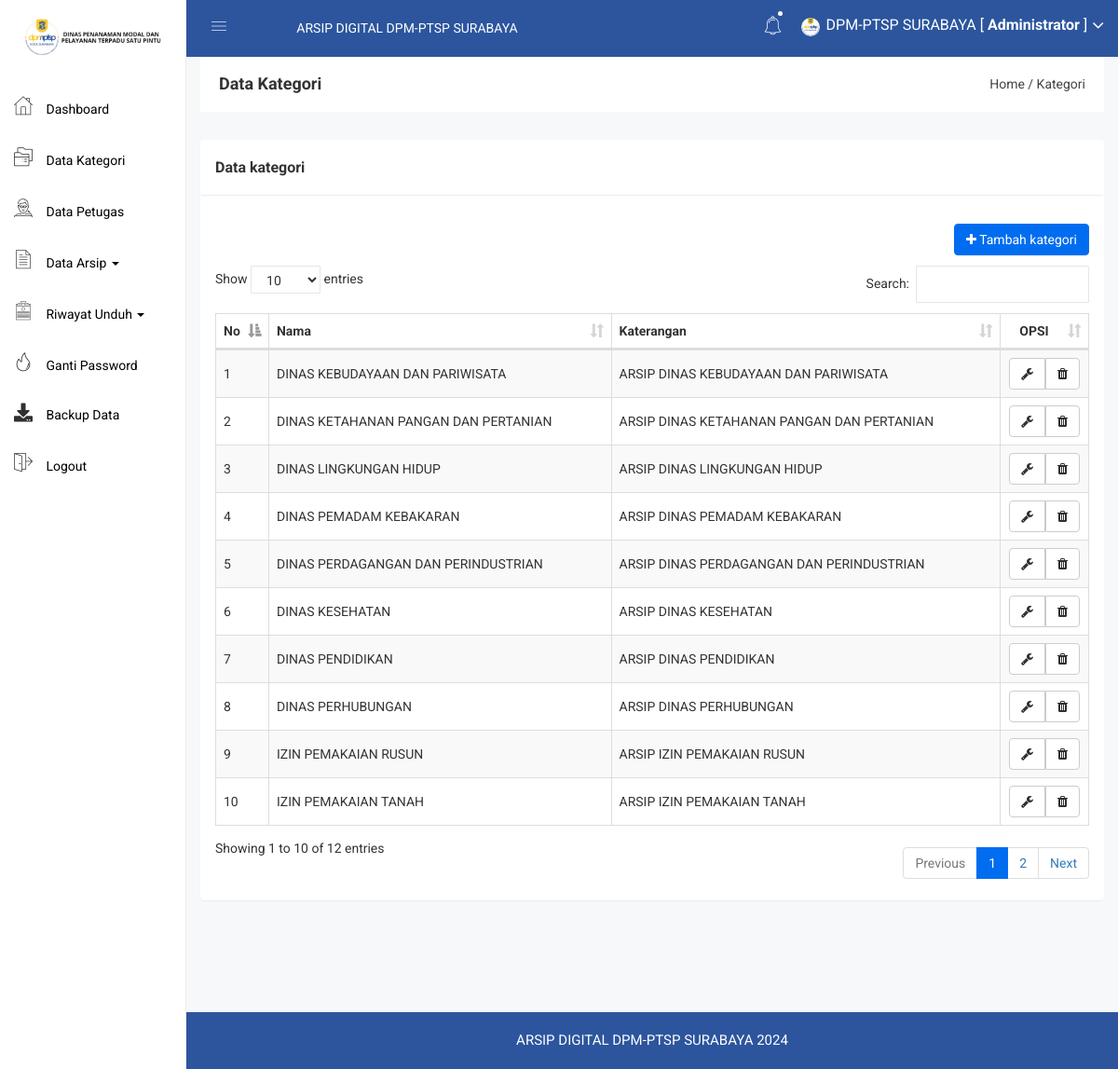
Page /admin/kategori.php (signed in) on the committed database.
### tables this page shows
CREATE TABLE `kategori` (
  `kategori_id` int(11) NOT NULL,
  `kategori_nama` varchar(255) NOT NULL,
  `kategori_keterangan` text NOT NULL
);

### admin/kategori.php (the view)
<?php include 'header.php'; ?>
<div class="breadcome-area">
    <div class="container-fluid">
        <div class="row">
            <div class="col-lg-12 col-md-12 col-sm-12 col-xs-12">
                <div class="breadcome-list">
                    <div class="row">
                        <div class="col-lg-6 col-md-6 col-sm-6 col-xs-12">
                            <div class="breadcome-heading">
                                <h4 style="margin-bottom: 0px">Data Kategori</h4>
                            </div>
                        </div>
                        <div class="col-lg-6 col-md-6 col-sm-6 col-xs-12">
                            <ul class="breadcome-menu" style="padding-top: 0px">
                                <li><a href="index.php#">Home</a> <span class="bread-slash">/</span></li>
                                <li><span class="bread-blod">Kategori</span></li>
                            </ul>
                        </div>
                    </div>
                </div>
            </div>
        </div>
    </div>
</div>
<div class="container-fluid">
    <div class="panel panel">
        <div class="panel-heading">
            <h3 class="panel-title">Data kategori</h3>
        </div>
        <div class="panel-body">
            <div class="pull-right">
                <a href="kategori_tambah.php" class="btn btn-primary"><i class="fa fa-plus"></i> Tambah kategori</a>
            </div>
            <br>
            <br>
            <br>
            <table id="table" class="table table-bordered table-striped table-hover table-datatable">
                <thead>
                    <tr>
                        <th width="1%">No</th>
                        <th>Nama</th>
                        <th>Katerangan</th>
                        <th class="text-center" width="10%">OPSI</th>
                    </tr>
                </thead>
                <tbody>
                    <?php
                    include '../koneksi.php';
                    $no = 1;
                    $kategori = mysqli_query($koneksi,"SELECT * FROM kategori");
                    while($p = mysqli_fetch_array($kategori)){
                        ?>
                        <tr>
                            <td><?php echo $no++; ?></td>
                            <td><?php echo $p['kategori_nama'] ?></td>
                            <td><?php echo $p['kategori_keterangan'] ?></td>
                            <td class="text-center">
                                <?php
                                if($p['kategori_id'] != 1){
                                    ?>
                                    <div class="btn-group">
                                        <a href="kategori_edit.php?id=<?php echo $p['kategori_id']; ?>" class="btn btn-default"><i class="fa fa-wrench"></i></a>
                                        <a href="kategori_hapus.php?id=<?php echo $p['kategori_id']; ?>" class="btn btn-default"><i class="fa fa-trash"></i></a>
                                    </div>
                                    <?php
                                }
                                ?>
                            </td>
                        </tr>
                        <?php
                    }
                    ?>
                </tbody>
            </table>
        </div>
    </div>
</div>
<?php include 'footer.php'; ?>

### admin/header.php (shortened to what this page needs)
<!doctype html>
<html>
<head>
    <link rel="stylesheet" href="https://cdnjs.cloudflare.com/ajax/libs/font-awesome/5.15.4/css/all.min.css">
    <link rel="stylesheet" href="../assets/css/bootstrap.min.css">
    <link rel="stylesheet" href="../assets/css/font-awesome.min.css">
    <link rel="stylesheet" href="../assets/css/owl.carousel.css">
    <link rel="stylesheet" href="../assets/css/owl.theme.css">
    <link rel="stylesheet" href="../assets/css/owl.transitions.css">
    <link rel="stylesheet" href="../assets/css/animate.css">
    <link rel="stylesheet" href="../assets/css/normalize.css">
    <link rel="stylesheet" href="../assets/css/meanmenu.min.css">
    <link rel="stylesheet" href="../assets/css/main.css">
    <link rel="stylesheet" href="../assets/css/educate-custon-icon.css">
    <link rel="stylesheet" href="../assets/css/morrisjs/morris.css">
    <link rel="stylesheet" href="../assets/css/scrollbar/jquery.mCustomScrollbar.min.css">
    <link rel="stylesheet" href="../assets/css/metisMenu/metisMenu.min.css">
    <link rel="stylesheet" href="../assets/css/metisMenu/metisMenu-vertical.css">
    <link rel="stylesheet" href="../assets/css/calendar/fullcalendar.min.css">
    <link rel="stylesheet" href="../assets/css/calendar/fullcalendar.print.min.css">
    <link rel="stylesheet" href="../assets/style.css">
    <link rel="stylesheet" href="../assets/css/responsive.css">
    <link rel="stylesheet" href="../assets/css/style.css">
    <link rel="stylesheet" type="text/css" href="../assets/js/DataTables/datatables.css">
</head>
<body>
<div class="left-sidebar-pro">
        <nav id="sidebar" class="">
            <div class="sidebar-header">
            <a href="index.html" style="display: block; padding-top: 20px; pointer-events: none;">
            <img class="main-logo" src="../assets/img/logo/dpmptsp.png" alt="" />
            </a>
            </div>
            <div class="left-custom-menu-adp-wrap comment-scrollbar">
                <nav class="sidebar-nav left-sidebar-menu-pro" style="margin-top: 30px">
                    <ul class="metismenu" id="menu1">
                        <li class="active">
                            <a href="index.php">
                                <span class="educate-icon educate-home icon-wrap"></span>
                                <span class="mini-click-non">Dashboard</span>
                            </a>
                        </li>
                        <li>
                            <a href="kategori.php" aria-expanded="false"><span class="educate-icon educate-course icon-wrap sub-icon-mg" aria-hidden="true"></span> <span class="mini-click-non">Data Kategori</span></a>
                        </li>
                        <li>
                            <a href="petugas.php" aria-expanded="false"><span class="educate-icon educate-professor icon-wrap sub-icon-mg" aria-hidden="true"></span> <span class="mini-click-non">Data Petugas</span></a>
                        </li>
                        <li class="dropdown">
                            <a href="#" class="dropdown-toggle" data-toggle="dropdown" aria-expanded="false">
                                <span class="educate-icon educate-data-table icon-wrap sub-icon-mg" aria-hidden="true"></span>
                                <span class="mini-click-non">Data Arsip</span>
                                <span class="caret"></span>
                            </a>
                        </li>
                        <li class="dropdown">
                            <a href="#" class="dropdown-toggle" data-toggle="dropdown" aria-expanded="false">
                                <span class="educate-icon educate-form icon-wrap sub-icon-mg" aria-hidden="true"></span>
                                <span class="mini-click-non">Riwayat Unduh</span>
                                <span class="caret"></span>
                            </a>
                        </li>
                        <li>
                            <a href="gantipassword.php" aria-expanded="false"><span class="educate-icon educate-danger icon-wrap sub-icon-mg" aria-hidden="true"></span> <span class="mini-click-non">Ganti Password</span></a>
                        </li>
                        <li>
                            <a href="backup.php" aria-expanded="false">
                            <span class="fas fa-download icon-wrap sub-icon-mg" aria-hidden="true"></span>
                            <span class="mini-click-non">Backup Data</span>
                            </a>
                        </li>
                        <li>
                            <a href="logout.php" aria-expanded="false"><span class="educate-icon educate-pages icon-wrap sub-icon-mg" aria-hidden="true"></span> <span class="mini-click-non">Logout</span></a>
                        </li>
                    </ul>
                </nav>
            </div>
        </nav>
    </div>
    <div class="all-content-wrapper">
        <div class="container-fluid">
            <div class="row" style="background-color: #2C559E;">
                <div class="col-lg-12 col-md-12 col-sm-12 col-xs-12" style="background-color: #2C559E;">
                    <div class="logo-pro">
                        <a href="index.html"><img class="main-logo" src="../assets/img/logo/dpmptsp.png" alt="" /></a>
                    </div>
                </div>
            </div>
        </div>
        <div class="header-advance-area">
            <div class="header-top-area">
                <div class="container-fluid">
                    <div class="row">
                        <div class="col-lg-12 col-md-12 col-sm-12 col-xs-12" style="background-color: #2C559E;">
                            <div class="header-top-wraper">
                                <div class="row">
                                    <div class="col-lg-1 col-md-0 col-sm-12 col-xs-12" style="background-color: #2C559E;">
                                        <div class="menu-switcher-pro">
                                            <button type="button" id="sidebarCollapse" class="btn bar-button-pro header-drl-controller-btn btn-info navbar-btn" style="background-color: #2C559E;">
                                                <i class="educate-icon educate-nav"></i>
                                            </button>
                                        </div>
                                    </div>
                                    <div class="col-lg-5 col-md-6 col-sm-12 col-xs-12" style="background-color: #2C559E;">
                                        <div class="header-top-menu tabl-d-n">
                                            <ul class="nav navbar-nav mai-top-nav">
                                                <li class="nav-item"><a href="#" class="nav-link">ARSIP DIGITAL DPM-PTSP SURABAYA</a></li>
                                            </ul>
                                        </div>
                                    </div>
                                    <div class="col-lg-6 col-md-6 col-sm-12 col-xs-12">
                                        <div class="header-right-info">
                                            <ul class="nav navbar-nav mai-top-nav header-right-menu">
                                            <li class="nav-item">
                                                    <a href="#" data-toggle="dropdown" role="button" aria-expanded="false" class="nav-link dropdown-toggle"><i class="educate-icon educate-bell" aria-hidden="true"></i><span class="indicator-nt"></span></a>
                                                <?php
                                                $koneksi = mysqli_connect("localhost", "root", "" ,"db_arsip");
                                                ?>
                                            </li>
                                            <li class="nav-item">
                                                <a href="#" data-toggle="dropdown" role="button" aria-expanded="false" class="nav-link dropdown-toggle">
                                                    <?php
                                                    $id_admin = $_SESSION['id'];
                                                    $profil = mysqli_query($koneksi,"select * from admin where admin_id='$id_admin'");
                                                    $profil = mysqli_fetch_assoc($profil);
                                                    if($profil['admin_foto'] == ""){
                                                      ?>
                                                      <img src="../gambar/sistem/user.png" style="width: 20px;height: 20px">
                                                  <?php }else{ ?>
                                                    <img src="../gambar/admin/<?php echo $profil['admin_foto'] ?>" style="width: 20px;height: 20px">
                                                <?php } ?>
                                                <span class="admin-name"><?php echo $_SESSION['nama']; ?> [ <b>Administrator</b> ]</span>
                                                <i class="fa fa-angle-down edu-icon edu-down-arrow"></i>
                                            </a>
                                        </li>
                                    </ul>
                                </div>
                            </div>
                        </div>
                    </div>
                </div>
            </div>
        </div>
    </div>
</div>

### rows in the picture
kategori: kategori_nama "DINAS KEBUDAYAAN DAN PARIWISATA", kategori_keterangan "ARSIP DINAS KEBUDAYAAN DAN PARIWISATA"
kategori: kategori_nama "DINAS KETAHANAN PANGAN DAN PERTANIAN", kategori_keterangan "ARSIP DINAS KETAHANAN PANGAN DAN PERTANIAN"
kategori: kategori_nama "DINAS LINGKUNGAN HIDUP", kategori_keterangan "ARSIP DINAS LINGKUNGAN HIDUP"
kategori: kategori_nama "DINAS PEMADAM KEBAKARAN", kategori_keterangan "ARSIP DINAS PEMADAM KEBAKARAN"
kategori: kategori_nama "DINAS PERDAGANGAN DAN PERINDUSTRIAN", kategori_keterangan "ARSIP DINAS PERDAGANGAN DAN PERINDUSTRIAN"
kategori: kategori_nama "DINAS KESEHATAN", kategori_keterangan "ARSIP DINAS KESEHATAN"
kategori: kategori_nama "DINAS PENDIDIKAN", kategori_keterangan "ARSIP DINAS PENDIDIKAN"
kategori: kategori_nama "DINAS PERHUBUNGAN", kategori_keterangan "ARSIP DINAS PERHUBUNGAN"
kategori: kategori_nama "IZIN PEMAKAIAN RUSUN", kategori_keterangan "ARSIP IZIN PEMAKAIAN RUSUN"
kategori: kategori_nama "IZIN PEMAKAIAN TANAH", kategori_keterangan "ARSIP IZIN PEMAKAIAN TANAH"

### other values in the picture
$_SESSION['nama'] "DPM-PTSP SURABAYA"
